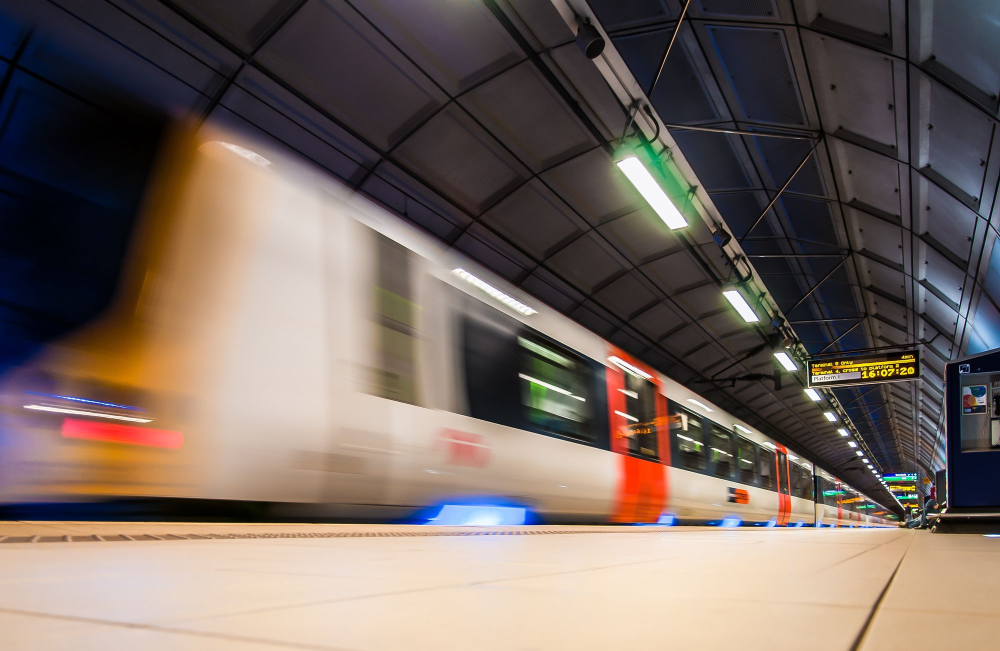
#> input picture assets/pexels-paul-ijsendoorn-1181202.jpg, 2000 x 1301 px (shown at 1/2 size)
$ python edgedetection.py
#> lines starting #> are read from the running program, lines starting #| are printed output that depends on the picture
import cv2


img = cv2.imread('assets/pexels-paul-ijsendoorn-1181202.jpg',1)
#> img is the input picture: shape (1301, 2000, 3); mean B, G, R 95.8, 103.1, 117.2

# .Canny algo to utilize cv2 edge detection capabilities
edge = cv2.Canny(img, 0, 200)
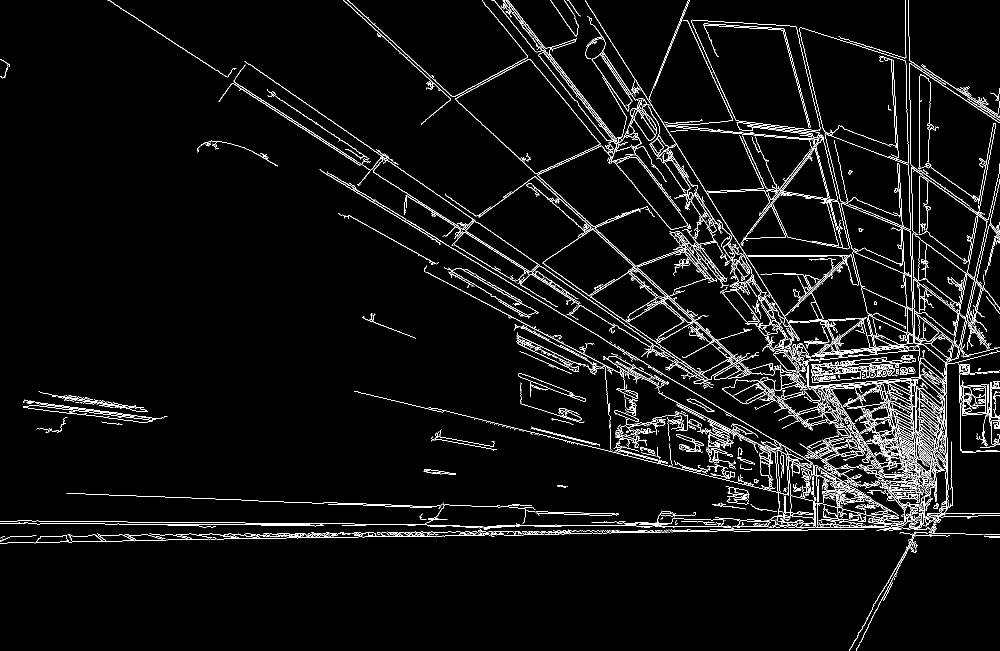
#> edge: shape (1301, 2000) (shown at 1/2 size); 4.4% white in thin lines or dots

edge_edit = cv2.resize(edge, ( 400, 400))
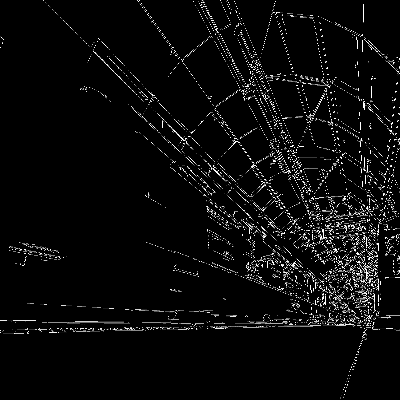
#> edge_edit: shape (400, 400); min 0, max 255, mean 11

cv2.imshow('edged',edge_edit)

key = cv2.waitKey(0)
#> (key q is pressed here)

if key == ord('q'):
    cv2.destroyAllWindows()
